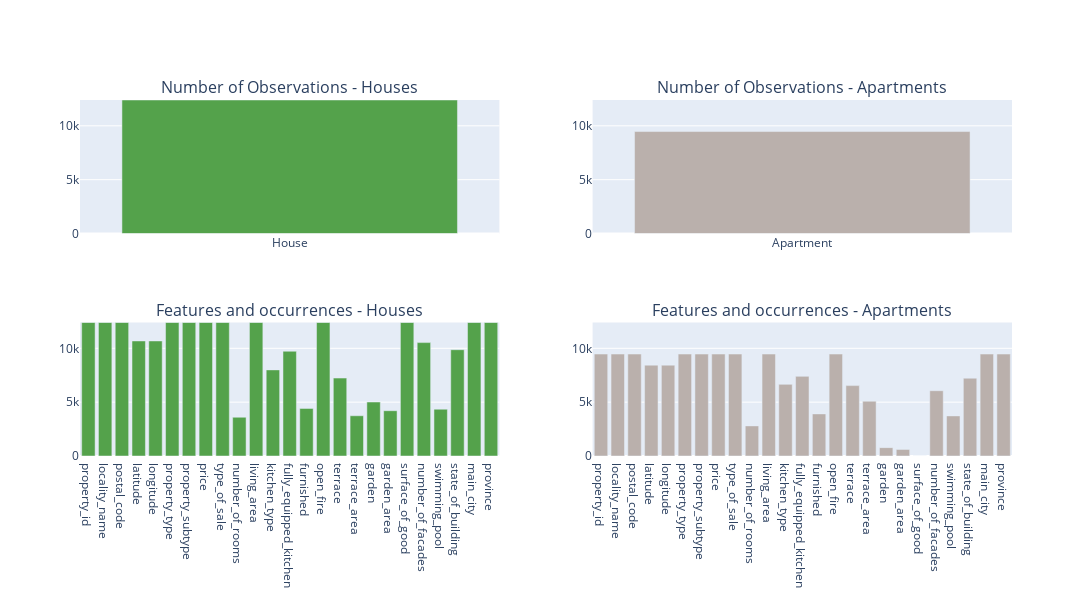

The notebook cell this image was saved under:
### Markdown cell above
# Q1 How many observations and features do you have?

### Code cell
import plotly.graph_objs as go
from plotly.subplots import make_subplots
import plotly.express as px

# Define function to count non-null values in each column
def count_non_null_values(df):
    return df.notnull().sum()

# Get colors from px.colors.qualitative.swatches()
colors = px.colors.qualitative.swatches()

# Create figure with subplots
fig = make_subplots(rows=2, cols=2, subplot_titles=("Number of Observations - Houses", 
                                                    "Number of Observations - Apartments", 
                                                    "Features and occurrences - Houses", 
                                                    "Features and occurrences - Apartments"))

# Plot 1: Number of observations for house dataset
fig.add_trace(go.Bar(x=['House'], y=[len(house)], marker=dict(color=px.colors.qualitative.T10[4])), row=1, col=1)

# Plot 2: Number of observations for apartment dataset
fig.add_trace(go.Bar(x=['Apartment'], y=[len(app)], marker=dict(color=px.colors.qualitative.T10[9])), row=1, col=2)

# Plot 3: Number of non-null values for each feature in house dataset
count_house = count_non_null_values(house)
fig.add_trace(go.Bar(x=count_house.index, y=count_house.values, marker=dict(color=px.colors.qualitative.T10[4])), row=2, col=1)

# Plot 4: Number of non-null values for each feature in apartment dataset
count_apartment = count_non_null_values(app)
fig.add_trace(go.Bar(x=count_apartment.index, y=count_apartment.values, marker=dict(color=px.colors.qualitative.T10[9])), row=2, col=2)

# Update layout
fig.update_layout(height=600, width=1200, showlegend=False,)

# Set the same y-axis range for Plot 1 and Plot 2
max_observation_value = max(len(house), len(app))
fig.update_yaxes(range=[0, max_observation_value], row=1, col=1)
fig.update_yaxes(range=[0, max_observation_value], row=1, col=2)
fig.update_yaxes(range=[0, max_observation_value], row=2, col=1)
fig.update_yaxes(range=[0, max_observation_value], row=2, col=2)


# Show plot
fig.show()

### Figure 1 — Plotly figure (JSON) as saved in the notebook; plotly's stock layout.template omitted (floating-point values rounded to 4 significant figures)
{"data": [{"marker": {"color": "#54A24B"}, "type": "bar", "x": ["House"], "xaxis": "x", "y": [12397], "yaxis": "y"}, {"marker": {"color": "#BAB0AC"}, "type": "bar", "x": ["Apartment"], "xaxis": "x2", "y": [9468], "yaxis": "y2"}, {"marker": {"color": "#54A24B"}, "type": "bar", "x": ["property_id", "locality_name", "postal_code", "latitude", "longitude", "property_type", "property_subtype", "price", "type_of_sale", "number_of_rooms", "living_area", "kitchen_type", "fully_equipped_kitchen", "furnished", "open_fire", "terrace", "terrace_area", "garden", "garden_area", "surface_of_good", "number_of_facades", "swimming_pool", "state_of_building", "main_city", "province"], "xaxis": "x3", "y": [12397, 12397, 12397, 10683, 10683, 12397, 12397, 12397, 12397, 3599, 12397, 7997, 9728, 4420, 12397, 7237, 3738, 5013, 4206, 12397, 10530, 4347, 9870, 12397, 12397], "yaxis": "y3"}, {"marker": {"color": "#BAB0AC"}, "type": "bar", "x": ["property_id", "locality_name", "postal_code", "latitude", "longitude", "property_type", "property_subtype", "price", "type_of_sale", "number_of_rooms", "living_area", "kitchen_type", "fully_equipped_kitchen", "furnished", "open_fire", "terrace", "terrace_area", "garden", "garden_area", "surface_of_good", "number_of_facades", "swimming_pool", "state_of_building", "main_city", "province"], "xaxis": "x4", "y": [9468, 9468, 9468, 8438, 8438, 9468, 9468, 9468, 9468, 2797, 9468, 6655, 7396, 3909, 9468, 6536, 5088, 777, 612, 0, 6063, 3724, 7226, 9468, 9468], "yaxis": "y4"}], "layout": {"annotations": [{"font": {"size": 16}, "showarrow": false, "text": "Number of Observations - Houses", "x": 0.225, "xanchor": "center", "xref": "paper", "y": 1, "yanchor": "bottom", "yref": "paper"}, {"font": {"size": 16}, "showarrow": false, "text": "Number of Observations - Apartments", "x": 0.775, "xanchor": "center", "xref": "paper", "y": 1, "yanchor": "bottom", "yref": "paper"}, {"font": {"size": 16}, "showarrow": false, "text": "Features and occurrences - Houses", "x": 0.225, "xanchor": "center", "xref": "paper", "y": 0.375, "yanchor": "bottom", "yref": "paper"}, {"font": {"size": 16}, "showarrow": false, "text": "Features and occurrences - Apartments", "x": 0.775, "xanchor": "center", "xref": "paper", "y": 0.375, "yanchor": "bottom", "yref": "paper"}], "height": 600, "showlegend": false, "width": 1200, "xaxis": {"anchor": "y", "domain": [0, 0.45]}, "xaxis2": {"anchor": "y2", "domain": [0.55, 1]}, "xaxis3": {"anchor": "y3", "domain": [0, 0.45]}, "xaxis4": {"anchor": "y4", "domain": [0.55, 1]}, "yaxis": {"anchor": "x", "domain": [0.625, 1], "range": [0, 12397]}, "yaxis2": {"anchor": "x2", "domain": [0.625, 1], "range": [0, 12397]}, "yaxis3": {"anchor": "x3", "domain": [0, 0.375], "range": [0, 12397]}, "yaxis4": {"anchor": "x4", "domain": [0, 0.375], "range": [0, 12397]}}}
